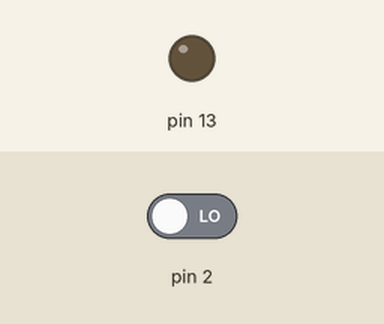
Simulated run of this sketch. Board: Arduino Uno, built with avr-gcc and run on an emulated ATmega328P. Shown: output pins drawn as LEDs (lit = HIGH). The inputs (shaded band) are chosen by the test bench; at power-on: pin 2 LOW. What the sketch prints to the serial monitor is not drawn.

Above: at 1.2 s.
1.3 s: pin 2 driven HIGH
At 2.1 s:
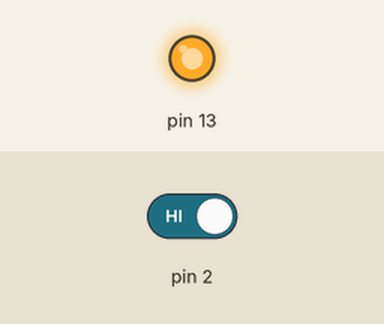
2.8 s: pin 2 driven LOW
At 3.3 s:
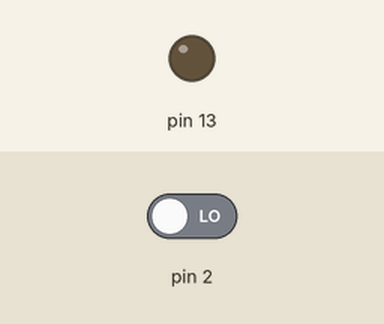
Timing chart, 0 to 5.8 s (numbered marks = the images above; inputs shaded):
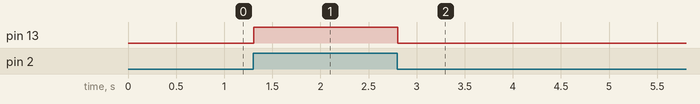

The sketch:

ReadButtonSerial.ino
```cpp
void setup() {
  Serial.begin(9600);
  pinMode(2, INPUT);
  pinMode(13, OUTPUT);
}

void loop() {
  if (digitalRead(2)) {
    Serial.println(1);
    digitalWrite(13, HIGH);
  } else {
    Serial.println(0);
    digitalWrite(13, LOW);
  }

}
```

Measured:
- after the input at 1.3 s, pin 13: LOW → HIGH at once
- after the input at 2.8 s, pin 13: HIGH → LOW at once
